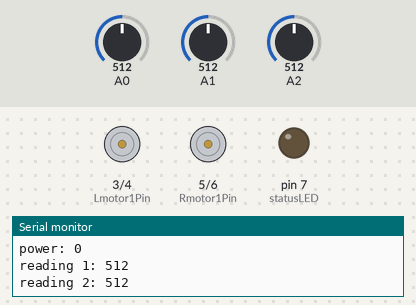
Simulated run of this sketch. Board: Arduino Uno, built with avr-gcc and run on an emulated ATmega328P. On the bench: motor-driver pin pairs drawn as motors (green arrow = first pin HIGH = forward, orange = second pin HIGH = backward, longer = more drive, scaled by the enable pin), output pins drawn as LEDs (lit = HIGH), the last lines printed to the serial monitor. The test bench sets the inputs (shaded band); at power-on: A0 = 512, A1 = 512, A2 = 512.

Above: at 1.2 s.
1.3 s: A0 set to 716
3.0 s: A1 set to 687
4.7 s: A1 set to 719
At 6.1 s:
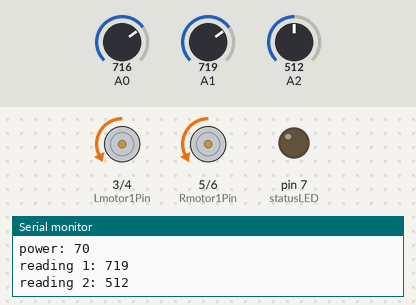
7.0 s: A1 set to 511
At 8.2 s:
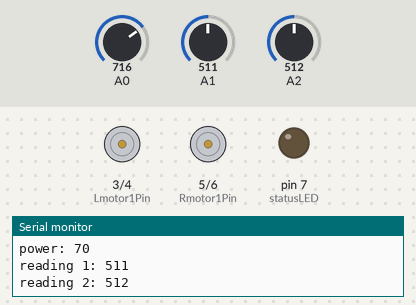
8.5 s: A2 set to 686
10.2 s: A2 set to 718
At 11.6 s:
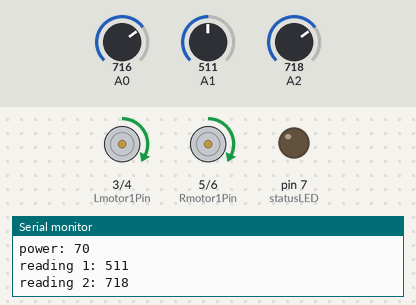
Timing chart, 0 to 13.2 s (numbered marks = the images above; inputs shaded):
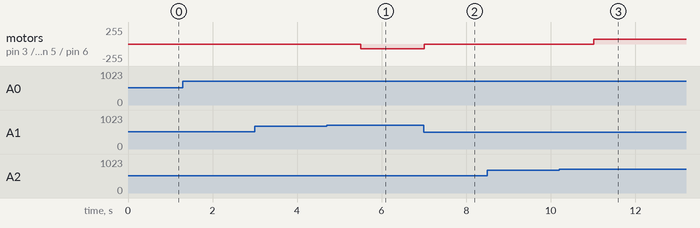

Measured:
- the behaviour switches between 700 and 701 on A1 (found by bisection; images 0 and 1)
- the behaviour switches between 700 and 701 on A2 (found by bisection; images 2 and 3)
- after the input at 4.7 s, motor on pin 3 (Lmotor1Pin) / pin 4 (Lmotor2Pin), motor on pin 5 (Rmotor1Pin) / pin 6 (Rmotor2Pin): stopped → backward 70/255 after 0.81 s
- after the input at 7.0 s, motor on pin 3 (Lmotor1Pin) / pin 4 (Lmotor2Pin), motor on pin 5 (Rmotor1Pin) / pin 6 (Rmotor2Pin): backward 70/255 → stopped at once
- after the input at 10.2 s, motor on pin 3 (Lmotor1Pin) / pin 4 (Lmotor2Pin), motor on pin 5 (Rmotor1Pin) / pin 6 (Rmotor2Pin): stopped → forward 70/255 after 0.81 s

The sketch:

two_motor_two_controls.ino
```cpp
const int Lmotor1Pin = 3;    // H-bridge leg 1 (pin 2, 1A)
const int Lmotor2Pin = 4;    // H-bridge leg 2 (pin 7, 2A)
const int LenablePin = 9;    // H-bridge left enable pin
const int Rmotor1Pin = 5;    // H-bridge leg 1 (pin 2, 1A)
const int Rmotor2Pin = 6;    // H-bridge leg 2 (pin 7, 2A)
const int RenablePin = 10;    // H-bridge enable pin
const int RATE = 1;
const int statusLED = 7;
const int CutoffVoltage = 700;
unsigned int power;
unsigned int pause;
unsigned int userStatus;
boolean forward;

void setup() {

  pinMode(Lmotor1Pin, OUTPUT);
  pinMode(Lmotor2Pin, OUTPUT);
  pinMode(Rmotor1Pin, OUTPUT);
  pinMode(Rmotor2Pin, OUTPUT);
  pinMode(statusLED, OUTPUT);

  Serial.begin(9600);
//  pinMode(LenablePin, OUTPUT);
//  pinMode(RenablePin, OUTPUT);

  // set enablePin high so that motor can turn on:
//  digitalWrite(enablePin, HIGH);
//  analogWrite(enablePin, 80);
}

void loop() {
  power = assignPower(analogRead(A0));
  pause = assignPause(power);

  analogWrite(RenablePin, power);
  analogWrite(LenablePin, power);
  Serial.print("power: "); Serial.println(power);
  Serial.print("reading 1: "); Serial.println(analogRead(A1));
  Serial.print("reading 2: "); Serial.println(analogRead(A2));

  if(analogRead(A1) > CutoffVoltage) {
    while(power > 0 && analogRead(A1) > CutoffVoltage) {
      goBackward();
//      Serial.println(analogRead(A1));
      delay(10);
    }
  } else {
    while(power > 0 && analogRead(A2) > CutoffVoltage) {
      goForward();
//      Serial.println(analogRead(A2));
      delay(10);
    }
  }
  digitalWrite(RenablePin, 0);
  digitalWrite(LenablePin, 0);
  delay(pause);
}

void goForward() {
  digitalWrite(Lmotor1Pin, HIGH);   // set leg 1 of the H-bridge low
  digitalWrite(Lmotor2Pin, LOW);  // set leg 2 of the H-bridge high
  digitalWrite(Rmotor1Pin, HIGH);   // set leg 1 of the H-bridge low
  digitalWrite(Rmotor2Pin, LOW);  // set leg 2 of the H-bridge high
}

void goBackward() {
  digitalWrite(Lmotor1Pin, LOW);   // set leg 1 of the H-bridge low
  digitalWrite(Lmotor2Pin, HIGH);  // set leg 2 of the H-bridge high
  digitalWrite(Rmotor1Pin, LOW);   // set leg 1 of the H-bridge low
  digitalWrite(Rmotor2Pin, HIGH);  // set leg 2 of the H-bridge high
}

unsigned int assignPower(int power) {
  unsigned int new_power = 0;
  if(power > 768) {
    new_power = 90;
  } else if(power > 512) {
    new_power = 70;
  }

  return new_power;
}

unsigned int assignPause(unsigned int power) {
  unsigned int pause = 500;

  switch(power) {
    case 80:
      pause = 500;
      break;
    case 70:
      pause = 1000;
  }
  return pause;
}
```
